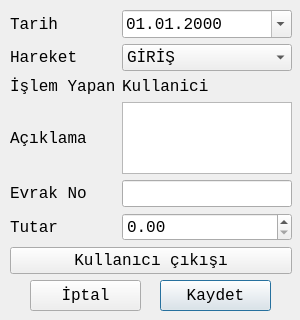
<?xml version="1.0" encoding="UTF-8"?>
<ui version="4.0">
 <class>KasaHareketEkleDialog</class>
 <widget class="QDialog" name="KasaHareketEkleDialog">
  <property name="geometry">
   <rect>
    <x>0</x>
    <y>0</y>
    <width>300</width>
    <height>320</height>
   </rect>
  </property>
  <property name="minimumSize">
   <size>
    <width>300</width>
    <height>320</height>
   </size>
  </property>
  <property name="maximumSize">
   <size>
    <width>300</width>
    <height>320</height>
   </size>
  </property>
  <property name="font">
   <font>
    <family>Monospace</family>
    <pointsize>12</pointsize>
   </font>
  </property>
  <property name="windowTitle">
   <string>Kasa Hareketi Gir</string>
  </property>
  <widget class="QPushButton" name="KaydetpushButton">
   <property name="geometry">
    <rect>
     <x>160</x>
     <y>280</y>
     <width>111</width>
     <height>31</height>
    </rect>
   </property>
   <property name="text">
    <string>Kaydet</string>
   </property>
   <property name="icon">
    <iconset resource="images.qrc">
     <normaloff>:/images/ui/check.png</normaloff>:/images/ui/check.png</iconset>
   </property>
  </widget>
  <widget class="QPushButton" name="iptalpushButton">
   <property name="geometry">
    <rect>
     <x>30</x>
     <y>280</y>
     <width>111</width>
     <height>31</height>
    </rect>
   </property>
   <property name="text">
    <string>İptal</string>
   </property>
   <property name="icon">
    <iconset resource="images.qrc">
     <normaloff>:/images/ui/remove.png</normaloff>:/images/ui/remove.png</iconset>
   </property>
  </widget>
  <widget class="QWidget" name="layoutWidget">
   <property name="geometry">
    <rect>
     <x>10</x>
     <y>10</y>
     <width>282</width>
     <height>264</height>
    </rect>
   </property>
   <layout class="QGridLayout" name="gridLayout">
    <item row="0" column="1">
     <widget class="QDateEdit" name="tarihdateEdit">
      <property name="displayFormat">
       <string>dd.MM.yyyy</string>
      </property>
      <property name="calendarPopup">
       <bool>true</bool>
      </property>
     </widget>
    </item>
    <item row="2" column="0">
     <widget class="QLabel" name="label_3">
      <property name="text">
       <string>İşlem Yapan</string>
      </property>
     </widget>
    </item>
    <item row="2" column="1">
     <widget class="QLabel" name="Kullanicilabel">
      <property name="text">
       <string>Kullanici</string>
      </property>
     </widget>
    </item>
    <item row="5" column="1">
     <widget class="QDoubleSpinBox" name="tutardoubleSpinBox">
      <property name="maximum">
       <double>9999999.990000000223517</double>
      </property>
     </widget>
    </item>
    <item row="4" column="1">
     <widget class="QLineEdit" name="EvrakNolineEdit"/>
    </item>
    <item row="5" column="0">
     <widget class="QLabel" name="label_7">
      <property name="text">
       <string>Tutar</string>
      </property>
     </widget>
    </item>
    <item row="0" column="0">
     <widget class="QLabel" name="label">
      <property name="text">
       <string>Tarih</string>
      </property>
     </widget>
    </item>
    <item row="3" column="1">
     <widget class="QPlainTextEdit" name="AciklamaplainTextEdit"/>
    </item>
    <item row="1" column="0">
     <widget class="QLabel" name="label_2">
      <property name="text">
       <string>Hareket</string>
      </property>
     </widget>
    </item>
    <item row="1" column="1">
     <widget class="QComboBox" name="HareketcomboBox">
      <item>
       <property name="text">
        <string>GİRİŞ</string>
       </property>
      </item>
      <item>
       <property name="text">
        <string>ÇIKIŞ</string>
       </property>
      </item>
      <item>
       <property name="text">
        <string>BANKAYA VİRMAN</string>
       </property>
      </item>
     </widget>
    </item>
    <item row="3" column="0">
     <widget class="QLabel" name="label_5">
      <property name="text">
       <string>Açıklama</string>
      </property>
     </widget>
    </item>
    <item row="4" column="0">
     <widget class="QLabel" name="label_6">
      <property name="text">
       <string>Evrak No</string>
      </property>
     </widget>
    </item>
    <item row="6" column="0" colspan="2">
     <widget class="QPushButton" name="KullaniciCikisipushButton">
      <property name="text">
       <string>Kullanıcı çıkışı</string>
      </property>
     </widget>
    </item>
   </layout>
  </widget>
 </widget>
 <tabstops>
  <tabstop>tarihdateEdit</tabstop>
  <tabstop>HareketcomboBox</tabstop>
  <tabstop>AciklamaplainTextEdit</tabstop>
  <tabstop>EvrakNolineEdit</tabstop>
  <tabstop>tutardoubleSpinBox</tabstop>
  <tabstop>KaydetpushButton</tabstop>
  <tabstop>iptalpushButton</tabstop>
 </tabstops>
 <resources>
  <include location="images.qrc"/>
 </resources>
 <connections/>
</ui>
